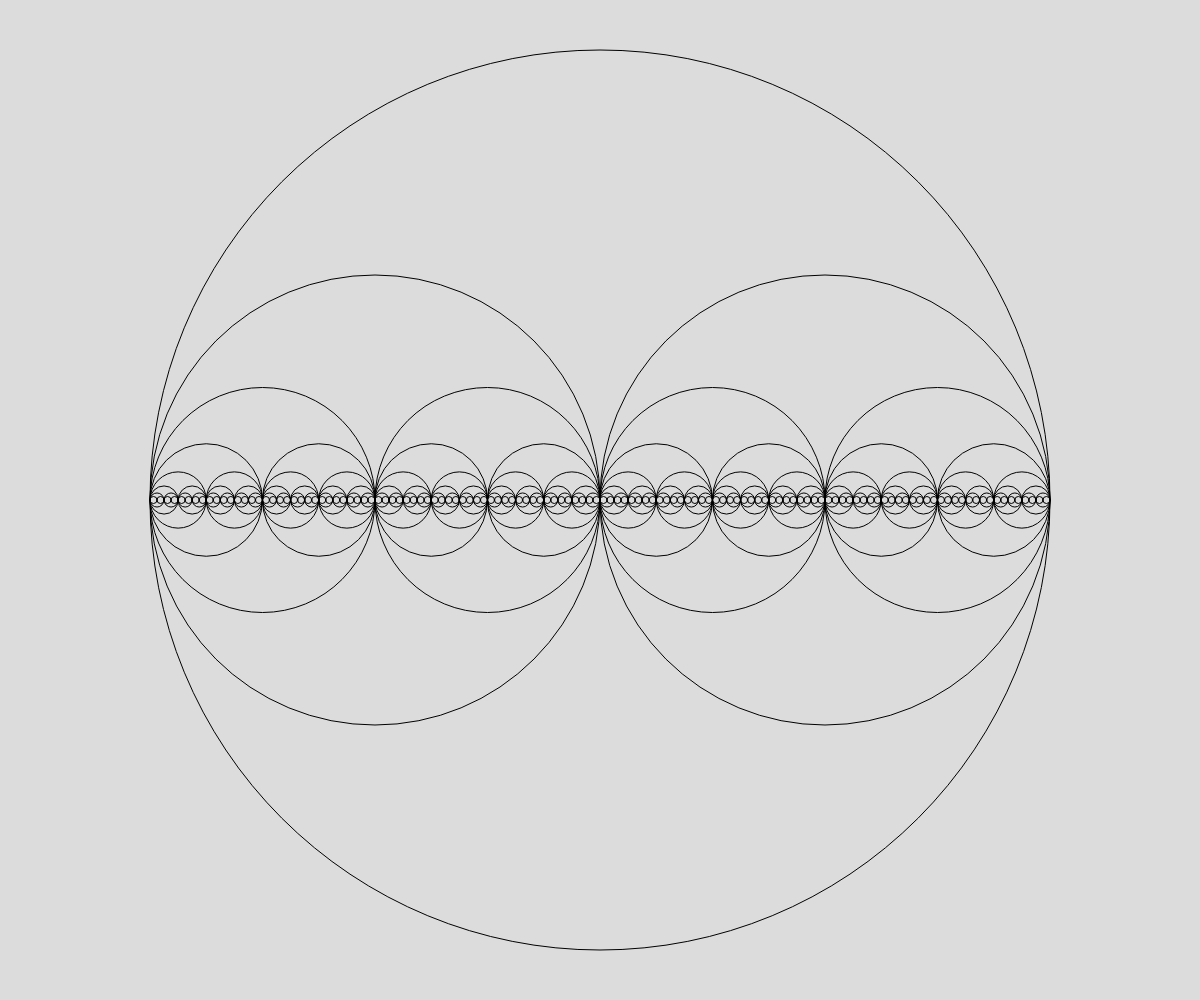
Frame 1 (no input)
Frame 60 (no input): identical to frame 1, image omitted
Frame 120 (the mouse pressed at the canvas centre since frame 60): identical to frame 1, image omitted

The p5.js sketch that drew this single still picture (run headless with seeded random() and noise() and a simulated clock; from frame 60 on, the mouse is pressed at the canvas centre):

// p5.js sketch
// ── sketch.js
// Circle In A Cirlce
// Udaey Sandha
// Date
// blah blah blah ....

let circleSize,depth=5,circleNum=2;

function setup() {
  createCanvas(windowWidth, windowHeight);
  if (width<height) circleSize=width*0.9;
  else circleSize=height*0.9;
  noFill();
  angleMode(DEGREES);
}

function draw() {
  background(220);
  circleInACircle(width/2,height/2,circleNum,circleSize);
}

function mouseWheel(event){
  print(event.delta);
  if (event.delta <0) depth += 1;
  if (event.delta >0){
    depth -= 1;
    if(depth < 5) {
      depth = 5;
    }
  }
  print (depth);
}

function keyPressed(){
  if (keyCode === UP_ARROW) {
    circleNum += 1;
  } else if (keyCode === DOWN_ARROW) {
    circleNum -= 1;
    if (circleNum < 2) circleNum=2;
  }
}

function circleInACircle(x,y,n,s){
  let R = s/2;
  let a = 360/(2*n);
  let r = sin(a)*R/(1+sin(a));
  if (s>depth){
    for(let i = 0;i<n; i++){
      let ang = a*i;
      circleInACircle(x+(R-r)*cos(2*ang),y+(R-r)*sin(2*ang),n,2*r);
    }
    circle(x,y,s);
    circleInACircle(x,y,n,2*(R-2*r));
  }

}
